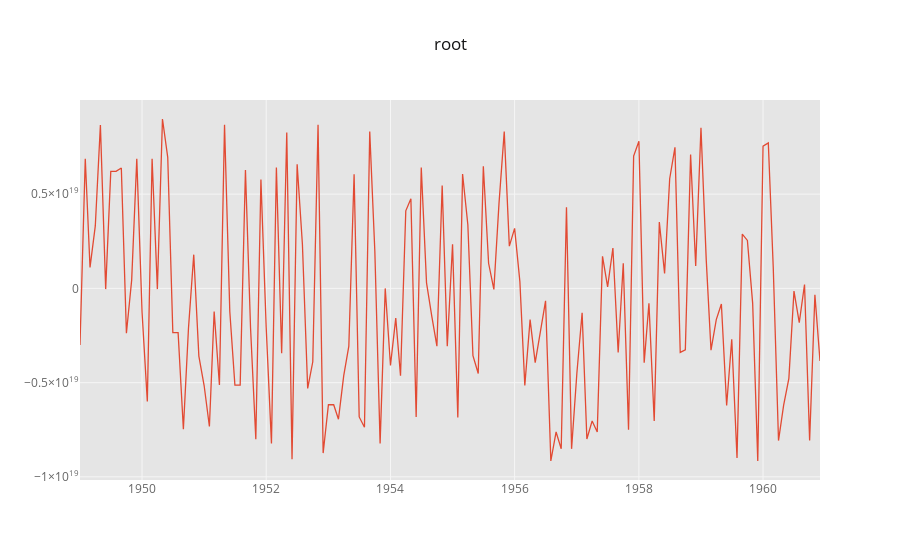

Notebook cell for this chart:
### Markdown cell above
### power + diff

### Code cell
n=1
df['#Passengers_pow'] = np.power(df['#Passengers'],10)
df['#Passengers_pow_diff'] = df['#Passengers_pow'] - df['#Passengers_pow'].shift(n)
df['#Passengers_pow'].dropna().iplot(title='root')
df['#Passengers_pow_diff'].dropna().iplot(title='root + diff')

### Figure 1 — Plotly figure (JSON) as saved in the notebook; plotly's stock layout.template omitted (floating-point values rounded to 4 significant figures; data arrays with more than 128 entries replaced by an {"elided": "..."} marker saying what was removed)
{"data": [{"line": {"color": "rgba(226, 74, 51, 1.0)", "dash": "solid", "shape": "linear", "width": 1.3}, "mode": "lines", "name": "#Passengers_pow", "text": "", "type": "scatter", "uid": "43937e04-2f78-426d-a89d-070b5946cce9", "x": {"elided": "144 str values"}, "y": {"elided": "144 int values"}}], "layout": {"legend": {"bgcolor": "#FFFFFF", "font": {"color": "#666666"}}, "paper_bgcolor": "#FFFFFF", "plot_bgcolor": "#E5E5E5", "title": {"font": {"color": "#151516"}, "text": "root"}, "xaxis": {"gridcolor": "#F6F6F6", "showgrid": true, "tickfont": {"color": "#666666"}, "title": {"font": {"color": "#666666"}, "text": ""}, "zerolinecolor": "#F6F6F6"}, "yaxis": {"gridcolor": "#F6F6F6", "showgrid": true, "tickfont": {"color": "#666666"}, "title": {"font": {"color": "#666666"}, "text": ""}, "zerolinecolor": "#F6F6F6"}}}
